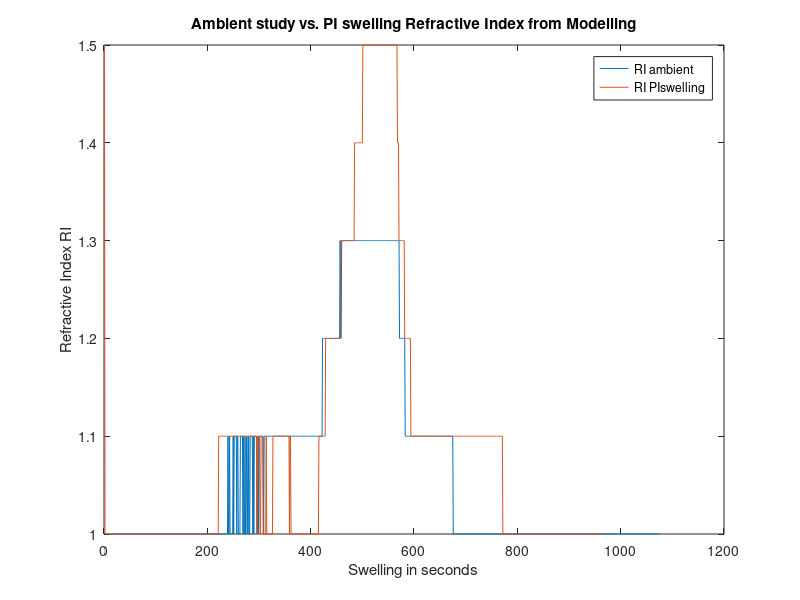

Write the MATLAB code that produced this figure.
clear all
close all

load ambRI
load PIRI

plot(ambx,amby,PIx,PIy)
title('Ambient study vs. PI swelling Refractive Index from Modelling')
xlabel('Swelling in seconds')
ylabel('Refractive Index RI')
legend('RI ambient','RI PIswelling')